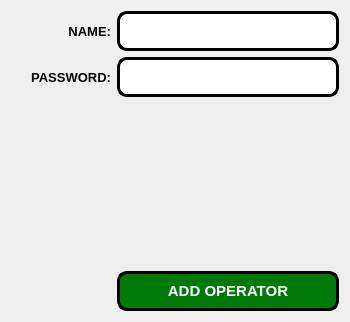
             <widget class="QWidget" name="addoperator">
              <property name="geometry">
               <rect>
                <x>0</x>
                <y>0</y>
                <width>350</width>
                <height>322</height>
               </rect>
              </property>
              <attribute name="icon">
               <iconset resource="ikonlar.qrc">
                <normaloff>:/images/icons/add_user.png</normaloff>:/images/icons/add_user.png</iconset>
              </attribute>
              <attribute name="label">
               <string>ADD OPERATOR</string>
              </attribute>
              <layout class="QGridLayout" name="gridLayout_9">
               <item row="1" column="0">
                <widget class="QLabel" name="label_18">
                 <property name="minimumSize">
                  <size>
                   <width>100</width>
                   <height>0</height>
                  </size>
                 </property>
                 <property name="font">
                  <font>
                   <pointsize>10</pointsize>
                   <weight>75</weight>
                   <bold>true</bold>
                  </font>
                 </property>
                 <property name="styleSheet">
                  <string notr="true">border:none;
</string>
                 </property>
                 <property name="text">
                  <string>PASSWORD:</string>
                 </property>
                 <property name="alignment">
                  <set>Qt::AlignRight|Qt::AlignTrailing|Qt::AlignVCenter</set>
                 </property>
                </widget>
               </item>
               <item row="3" column="1">
                <widget class="QPushButton" name="pushButtonOperatorEkle">
                 <property name="minimumSize">
                  <size>
                   <width>0</width>
                   <height>40</height>
                  </size>
                 </property>
                 <property name="font">
                  <font>
                   <pointsize>11</pointsize>
                   <weight>75</weight>
                   <bold>true</bold>
                  </font>
                 </property>
                 <property name="styleSheet">
                  <string notr="true">QPushButton{
	qproperty-icon: url(:/images/icons/add_user.png);
    background-color: rgb(0, 120, 10);

	color: rgb(255, 255, 255);
	border: 3px solid;
	border-color: rgb(0, 0, 0);
	border-radius: 10px;
}
QPushButton::hover
{
	background-color: rgb(0, 255, 0);
	border-color: rgb(255, 0, 0);

}</string>
                 </property>
                 <property name="text">
                  <string>ADD OPERATOR</string>
                 </property>
                 <property name="iconSize">
                  <size>
                   <width>40</width>
                   <height>40</height>
                  </size>
                 </property>
                </widget>
               </item>
               <item row="0" column="1">
                <widget class="QLineEdit" name="lineEditOperatorisimEkle">
                 <property name="minimumSize">
                  <size>
                   <width>0</width>
                   <height>40</height>
                  </size>
                 </property>
                 <property name="font">
                  <font>
                   <pointsize>10</pointsize>
                   <weight>75</weight>
                   <bold>true</bold>
                  </font>
                 </property>
                 <property name="styleSheet">
                  <string notr="true">background-color: rgb(255, 255, 255);
border: 3px solid;
border-color: rgb(0, 0, 0);
border-radius: 10px;
</string>
                 </property>
                 <property name="alignment">
                  <set>Qt::AlignCenter</set>
                 </property>
                </widget>
               </item>
               <item row="1" column="1">
                <widget class="QLineEdit" name="lineEditOperatorSifreEkle">
                 <property name="minimumSize">
                  <size>
                   <width>0</width>
                   <height>40</height>
                  </size>
                 </property>
                 <property name="font">
                  <font>
                   <pointsize>10</pointsize>
                   <weight>75</weight>
                   <bold>true</bold>
                  </font>
                 </property>
                 <property name="styleSheet">
                  <string notr="true">background-color: rgb(255, 255, 255);
border: 3px solid;
border-color: rgb(0, 0, 0);
border-radius: 10px;
</string>
                 </property>
                 <property name="alignment">
                  <set>Qt::AlignCenter</set>
                 </property>
                </widget>
               </item>
               <item row="2" column="1">
                <spacer name="verticalSpacer_3">
                 <property name="orientation">
                  <enum>Qt::Vertical</enum>
                 </property>
                 <property name="sizeHint" stdset="0">
                  <size>
                   <width>20</width>
                   <height>40</height>
                  </size>
                 </property>
                </spacer>
               </item>
               <item row="0" column="0">
                <widget class="QLabel" name="label_16">
                 <property name="minimumSize">
                  <size>
                   <width>100</width>
                   <height>0</height>
                  </size>
                 </property>
                 <property name="font">
                  <font>
                   <pointsize>10</pointsize>
                   <weight>75</weight>
                   <bold>true</bold>
                  </font>
                 </property>
                 <property name="styleSheet">
                  <string notr="true">border:none;</string>
                 </property>
                 <property name="text">
                  <string>NAME:</string>
                 </property>
                 <property name="alignment">
                  <set>Qt::AlignRight|Qt::AlignTrailing|Qt::AlignVCenter</set>
                 </property>
                </widget>
               </item>
              </layout>
             </widget>
